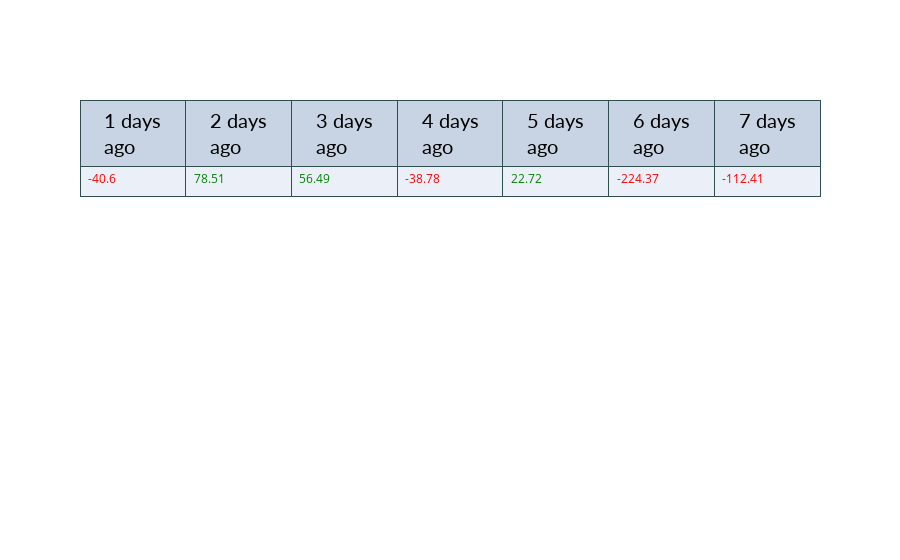

Write notebook code for a chart like this one.
### Code cell
import plotly.graph_objects as go
from numpy import round

fig = go.Figure(data=[go.Table(
        columnwidth = [30,30,30],
        header=dict(values=[i.replace('_', ' ') for i in df_for_table.T.columns.tolist()],
        line_color='darkslategray',
        align='center',
        font=dict(color='black', family="Lato", size=20),
        height=30
        ),
        cells=dict(values=round(df_for_table.T.values.tolist()[0], 2),
               line_color='darkslategray',
               align='left',
               font_color=[['green' if x > 0 else "red" if x < 0 else "blue"
                            ] for x in df_for_table.values],
       height=30
       ))
 ])


fig.show()

### Figure 1 — Plotly figure (JSON) as saved in the notebook; plotly's stock layout.template omitted (floating-point values rounded to 4 significant figures)
{"data": [{"cells": {"align": "left", "font": {"color": [["red"], ["green"], ["green"], ["red"], ["green"], ["red"], ["red"]]}, "height": 30, "line": {"color": "darkslategray"}, "values": [-40.6, 78.51, 56.49, -38.78, 22.72, -224.4, -112.4]}, "columnwidth": [30, 30, 30], "header": {"align": "center", "font": {"color": "black", "family": "Lato", "size": 20}, "height": 30, "line": {"color": "darkslategray"}, "values": ["1 days ago", "2 days ago", "3 days ago", "4 days ago", "5 days ago", "6 days ago", "7 days ago"]}, "type": "table"}], "layout": {}}
